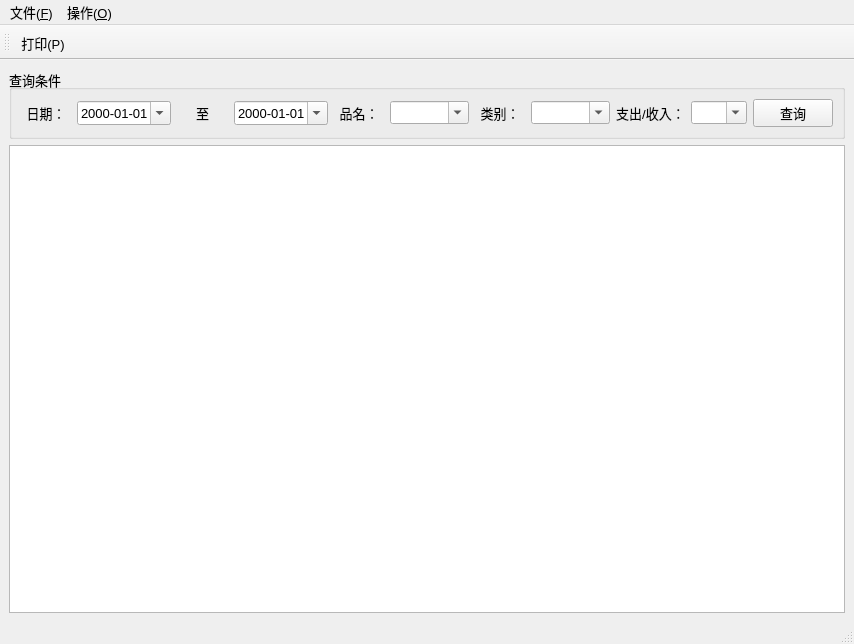
<ui version="4.0" >
 <class>MainWindow</class>
 <widget class="QMainWindow" name="MainWindow" >
  <property name="geometry" >
   <rect>
    <x>0</x>
    <y>0</y>
    <width>854</width>
    <height>644</height>
   </rect>
  </property>
  <property name="font" >
   <font>
    <pointsize>10</pointsize>
   </font>
  </property>
  <property name="windowTitle" >
   <string>管理</string>
  </property>
  <property name="windowIcon" >
   <iconset resource="pygrid.qrc" >
    <normaloff>:/icon/query.png</normaloff>:/icon/query.png</iconset>
  </property>
  <property name="locale" >
   <locale country="China" language="Chinese" />
  </property>
  <widget class="QWidget" name="centralwidget" >
   <layout class="QVBoxLayout" name="verticalLayout" >
    <item>
     <widget class="QGroupBox" name="groupBox" >
      <property name="title" >
       <string>查询条件</string>
      </property>
      <layout class="QHBoxLayout" name="horizontalLayout" >
       <item>
        <widget class="QLabel" name="label" >
         <property name="text" >
          <string>日期：</string>
         </property>
         <property name="alignment" >
          <set>Qt::AlignCenter</set>
         </property>
        </widget>
       </item>
       <item>
        <widget class="QDateEdit" name="dateEdit_From" >
         <property name="displayFormat" >
          <string>yyyy-MM-dd</string>
         </property>
         <property name="calendarPopup" >
          <bool>true</bool>
         </property>
        </widget>
       </item>
       <item>
        <widget class="QLabel" name="label_2" >
         <property name="text" >
          <string>至</string>
         </property>
         <property name="alignment" >
          <set>Qt::AlignCenter</set>
         </property>
         <property name="buddy" >
          <cstring>dateEdit_To</cstring>
         </property>
        </widget>
       </item>
       <item>
        <widget class="QDateEdit" name="dateEdit_To" >
         <property name="displayFormat" >
          <string>yyyy-MM-dd</string>
         </property>
         <property name="calendarPopup" >
          <bool>true</bool>
         </property>
        </widget>
       </item>
       <item>
        <widget class="QLabel" name="label_3" >
         <property name="text" >
          <string>品名：</string>
         </property>
         <property name="alignment" >
          <set>Qt::AlignCenter</set>
         </property>
         <property name="buddy" >
          <cstring>comboBox_SearchName</cstring>
         </property>
        </widget>
       </item>
       <item>
        <widget class="QComboBox" name="comboBox_SearchName" >
         <property name="editable" >
          <bool>true</bool>
         </property>
        </widget>
       </item>
       <item>
        <widget class="QLabel" name="label_4" >
         <property name="text" >
          <string>类别：</string>
         </property>
         <property name="alignment" >
          <set>Qt::AlignCenter</set>
         </property>
         <property name="buddy" >
          <cstring>comboBox_SearchCategory</cstring>
         </property>
        </widget>
       </item>
       <item>
        <widget class="QComboBox" name="comboBox_SearchCategory" >
         <property name="editable" >
          <bool>true</bool>
         </property>
        </widget>
       </item>
       <item>
        <widget class="QLabel" name="label_5" >
         <property name="text" >
          <string>支出/收入：</string>
         </property>
         <property name="alignment" >
          <set>Qt::AlignCenter</set>
         </property>
         <property name="buddy" >
          <cstring>comboBox_SearchCategory</cstring>
         </property>
        </widget>
       </item>
       <item>
        <widget class="QComboBox" name="comboBox_InOutCome" >
         <property name="editable" >
          <bool>true</bool>
         </property>
         <item>
          <property name="text" >
           <string/>
          </property>
         </item>
         <item>
          <property name="text" >
           <string>支出</string>
          </property>
         </item>
         <item>
          <property name="text" >
           <string>收入</string>
          </property>
         </item>
        </widget>
       </item>
       <item>
        <widget class="QPushButton" name="pushButton_Query" >
         <property name="text" >
          <string>查询</string>
         </property>
         <property name="shortcut" >
          <string>Return</string>
         </property>
        </widget>
       </item>
      </layout>
     </widget>
    </item>
    <item>
     <widget class="QTableView" name="tableView" >
      <property name="font" >
       <font>
        <family>MS Shell Dlg 2</family>
        <pointsize>10</pointsize>
       </font>
      </property>
      <property name="contextMenuPolicy" >
       <enum>Qt::ActionsContextMenu</enum>
      </property>
      <property name="selectionBehavior" >
       <enum>QAbstractItemView::SelectRows</enum>
      </property>
     </widget>
    </item>
   </layout>
  </widget>
  <widget class="QMenuBar" name="menubar" >
   <property name="geometry" >
    <rect>
     <x>0</x>
     <y>0</y>
     <width>854</width>
     <height>20</height>
    </rect>
   </property>
   <widget class="QMenu" name="menu_F" >
    <property name="title" >
     <string>文件(&amp;F)</string>
    </property>
    <addaction name="action_Exit" />
   </widget>
   <widget class="QMenu" name="menu_O" >
    <property name="title" >
     <string>操作(&amp;O)</string>
    </property>
    <addaction name="action_Print" />
   </widget>
   <addaction name="menu_F" />
   <addaction name="menu_O" />
  </widget>
  <widget class="QStatusBar" name="statusbar" />
  <widget class="QToolBar" name="toolBar" >
   <property name="windowTitle" >
    <string>toolBar</string>
   </property>
   <property name="toolButtonStyle" >
    <enum>Qt::ToolButtonTextBesideIcon</enum>
   </property>
   <attribute name="toolBarArea" >
    <enum>TopToolBarArea</enum>
   </attribute>
   <attribute name="toolBarBreak" >
    <bool>false</bool>
   </attribute>
   <addaction name="action_Print" />
  </widget>
  <action name="action_Exit" >
   <property name="icon" >
    <iconset resource="pygrid.qrc" >
     <normaloff>:/icon/exit.png</normaloff>:/icon/exit.png</iconset>
   </property>
   <property name="text" >
    <string>退出(&amp;X)</string>
   </property>
   <property name="statusTip" >
    <string>点这个就退出了，快捷键:Ctrl+Q</string>
   </property>
   <property name="shortcut" >
    <string>Ctrl+Q</string>
   </property>
  </action>
  <action name="action_Print" >
   <property name="icon" >
    <iconset resource="pygrid.qrc" >
     <normaloff>:/icon/print.png</normaloff>:/icon/print.png</iconset>
   </property>
   <property name="text" >
    <string>打印(&amp;P)</string>
   </property>
   <property name="statusTip" >
    <string>将查询结果打印出来，快捷键:Ctrl+P</string>
   </property>
   <property name="shortcut" >
    <string>Ctrl+P</string>
   </property>
  </action>
  <action name="action_Edit" >
   <property name="icon" >
    <iconset resource="pygrid.qrc" >
     <normaloff>:/icon/edit.png</normaloff>:/icon/edit.png</iconset>
   </property>
   <property name="text" >
    <string>编辑(&amp;E)</string>
   </property>
   <property name="shortcut" >
    <string>Ctrl+E</string>
   </property>
  </action>
  <action name="action_Delete" >
   <property name="icon" >
    <iconset resource="pygrid.qrc" >
     <normaloff>:/icon/delete.png</normaloff>:/icon/delete.png</iconset>
   </property>
   <property name="text" >
    <string>删除(&amp;D)</string>
   </property>
   <property name="shortcut" >
    <string>Ctrl+Del</string>
   </property>
  </action>
 </widget>
 <resources>
  <include location="pygrid.qrc" />
 </resources>
 <connections>
  <connection>
   <sender>action_Exit</sender>
   <signal>activated()</signal>
   <receiver>MainWindow</receiver>
   <slot>close()</slot>
   <hints>
    <hint type="sourcelabel" >
     <x>-1</x>
     <y>-1</y>
    </hint>
    <hint type="destinationlabel" >
     <x>426</x>
     <y>321</y>
    </hint>
   </hints>
  </connection>
 </connections>
</ui>
